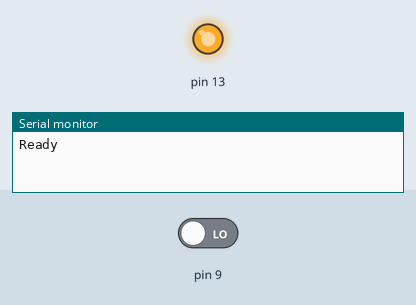
This sketch was run on a simulated Arduino Uno, built with avr-gcc and run on an emulated ATmega328P. On the bench: output pins drawn as LEDs (lit = HIGH), the last lines printed to the serial monitor. The test bench sets the inputs (shaded band); at power-on: pin 9 LOW.

Above: at 2.2 s.
At 7.5 s:
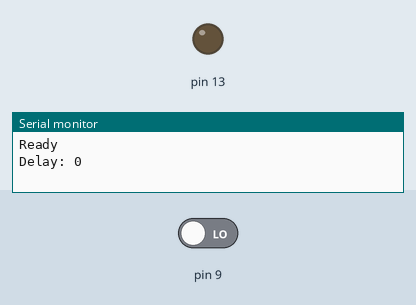
Timing chart, 0 to 15.7 s (numbered marks = the images above):
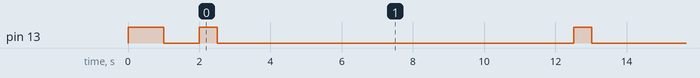

Measured:
- by itself, pin 13: repeats every 10.5 s: HIGH 0.51 s, LOW 10.0 s

The sketch:

hex_inverter_delay.ino
```cpp
// MegaSaturnv 2017-02-23

long var = 0;

void setup() {
  Serial.begin(9600);
  pinMode(13, OUTPUT);
  pinMode(9, INPUT);
  digitalWrite(13, HIGH);
  delay(1000);
  digitalWrite(13, LOW);
  Serial.println("Ready");
  delay(1000);
}

void loop() {
  digitalWrite(13, HIGH);
  var = pulseIn(9,HIGH,10000);
  delay(500);
  Serial.println("Delay: "+String(var));
  digitalWrite(13, LOW);
  delay(10000);
}
```
